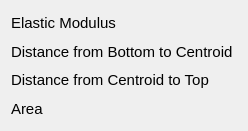
    <widget class="QWidget" name="layoutWidget">
     <property name="geometry">
      <rect>
       <x>10</x>
       <y>50</y>
       <width>232</width>
       <height>131</height>
      </rect>
     </property>
     <layout class="QVBoxLayout" name="verticalLayout_9">
      <item>
       <widget class="QLabel" name="elasticmoduluslabel">
        <property name="font">
         <font>
          <pointsize>11</pointsize>
         </font>
        </property>
        <property name="text">
         <string>Elastic Modulus</string>
        </property>
       </widget>
      </item>
      <item>
       <widget class="QLabel" name="bottomtocentroidlabel">
        <property name="font">
         <font>
          <pointsize>11</pointsize>
         </font>
        </property>
        <property name="text">
         <string>Distance from Bottom to Centroid </string>
        </property>
        <property name="wordWrap">
         <bool>false</bool>
        </property>
       </widget>
      </item>
      <item>
       <widget class="QLabel" name="toptocentroidlabel">
        <property name="font">
         <font>
          <pointsize>11</pointsize>
         </font>
        </property>
        <property name="text">
         <string>Distance from Centroid to Top</string>
        </property>
        <property name="wordWrap">
         <bool>false</bool>
        </property>
       </widget>
      </item>
      <item>
       <widget class="QLabel" name="arealabel">
        <property name="font">
         <font>
          <pointsize>11</pointsize>
         </font>
        </property>
        <property name="text">
         <string>Area</string>
        </property>
        <property name="wordWrap">
         <bool>false</bool>
        </property>
       </widget>
      </item>
     </layout>
    </widget>
